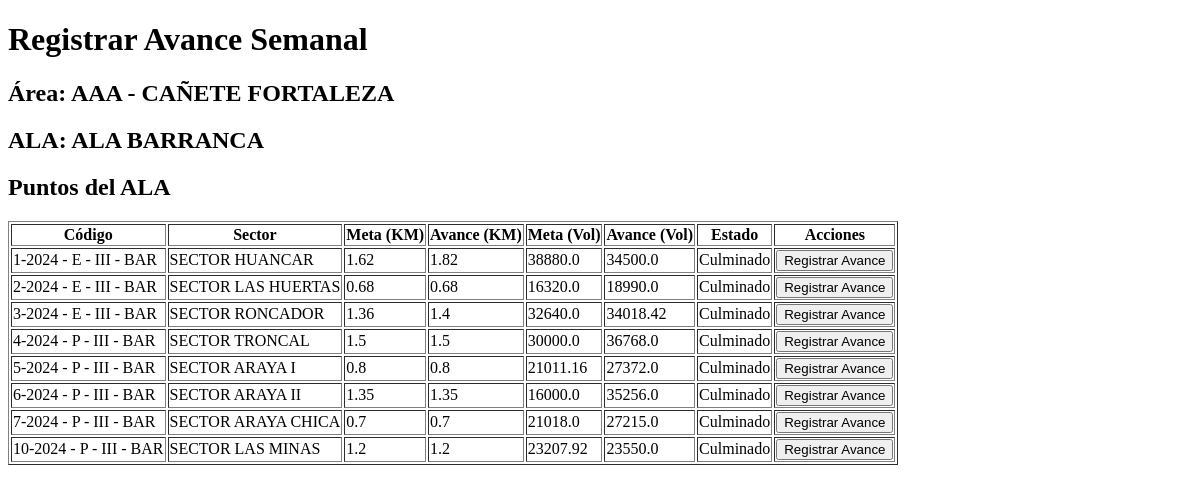
/registrar/ (signed in), run on the app's committed database.
### AvancesALA/models.py (models this page shows, shortened)
class Area(models.Model):
    des_aaa = models.CharField(max_length=255)

class Ala(models.Model):
    ala = models.CharField(max_length=255)
    id_aaa = models.ForeignKey(Area, on_delete=models.CASCADE)

class Punto(models.Model):
    cod = models.CharField(max_length=255)
    id_aaa = models.ForeignKey(Area, on_delete=models.CASCADE)
    id_ala = models.ForeignKey(Ala, on_delete=models.CASCADE)
    sector = models.CharField(max_length=50, default='por definir')
    meta_km= models.FloatField(default=0.0)
    meta_vol= models.FloatField(default=0.0)
    avance_km = models.FloatField(default=0.0)
    avance_vol = models.FloatField(default=0.0)
    estado = models.CharField(max_length=50, choices=[('Culminado', 'Culminado'), ('Ejecución', 'Ejecución'), ('Programado', 'Programado')], default='Programado')

### AvancesALA/views.py (the view)
# urls.py: path('registrar/', views.registrar_avance, name='registrar_avance'),
@login_required
def registrar_avance(request):
    user = request.user
    ala = user.ala
    area = ala.id_aaa if ala else None
    puntos = Punto.objects.filter(id_ala=ala) if ala else []
    if request.method == 'POST':
        form = RegAvanceForm(request.POST)
        if form.is_valid():
            reg_avance=form.save()
            punto=reg_avance.id_punto
            punto.avance_km=reg_avance.avance_km
            punto.avance_vol=reg_avance.avance_vol
            punto.estado=reg_avance.estado
            punto.save()
            return JsonResponse({'success':True})
        else:
            return JsonResponse({'success':False, 'errors': form.errors})
    else:
        form = RegAvanceForm()
    context = {
        'form': form,
        'area': area,
        'ala': ala,
        'puntos': puntos,
    }
    return render(request, 'registrar_avance.html', context)

### AvancesALA/templates/registrar_avance.html (shortened to what this page needs)
<!DOCTYPE html>
<html>
<head>
</head>
<body>
    <h1>Registrar Avance Semanal</h1>
    <h2>Área: {{ area.des_aaa }}</h2>
    <h2>ALA: {{ ala.ala }}</h2>
    <h2>Puntos del ALA</h2>
    <table border="1" id="puntos-table">
        <thead>
            <tr>
                <th>Código</th>
                <th>Sector</th>
                <th>Meta (KM)</th>
                <th>Avance (KM)</th>
                <th>Meta (Vol)</th>
                <th>Avance (Vol)</th>
                <th>Estado</th>
                <th>Acciones</th>
            </tr>
        </thead>
        <tbody>
            {% for punto in puntos %}
                <tr>
                    <td>{{ punto.cod }}</td>
                    <td>{{ punto.sector }}</td>
                    <td>{{ punto.meta_km }}</td>
                    <td>{{ punto.avance_km }}</td>
                    <td>{{ punto.meta_vol }}</td>
                    <td>{{ punto.avance_vol }}</td>
                    <td>{{ punto.estado }}</td>
                    <td><button class="registrar-avance" data-cod="{{ punto.cod }}" data-sector="{{ punto.sector }}" data-id="{{ punto.id }}">Registrar Avance</button></td>
                </tr>
            {% endfor %}
        </tbody>
    </table>
</body>
</html>

### data on the page
Area: des_aaa "AAA - CAÑETE FORTALEZA"
Ala: ala "ALA BARRANCA"
Punto: cod "1-2024 - E - III - BAR", sector "SECTOR HUANCAR", meta_km "1.62", avance_km "1.82", meta_vol "38880.0", avance_vol "34500.0", estado "Culminado"
Punto: cod "2-2024 - E - III - BAR", sector "SECTOR LAS HUERTAS", meta_km "0.68", avance_km "0.68", meta_vol "16320.0", avance_vol "18990.0", estado "Culminado"
Punto: cod "3-2024 - E - III - BAR", sector "SECTOR RONCADOR", meta_km "1.36", avance_km "1.4", meta_vol "32640.0", avance_vol "34018.42", estado "Culminado"
Punto: cod "4-2024 - P - III - BAR", sector "SECTOR TRONCAL", meta_km "1.5", avance_km "1.5", meta_vol "30000.0", avance_vol "36768.0", estado "Culminado"
Punto: cod "5-2024 - P - III - BAR", sector "SECTOR ARAYA I", meta_km "0.8", avance_km "0.8", meta_vol "21011.16", avance_vol "27372.0", estado "Culminado"
Punto: cod "6-2024 - P - III - BAR", sector "SECTOR ARAYA II", meta_km "1.35", avance_km "1.35", meta_vol "16000.0", avance_vol "35256.0", estado "Culminado"
Punto: cod "7-2024 - P - III - BAR", sector "SECTOR ARAYA CHICA", meta_km "0.7", avance_km "0.7", meta_vol "21018.0", avance_vol "27215.0", estado "Culminado"
Punto: cod "10-2024 - P - III - BAR", sector "SECTOR LAS MINAS", meta_km "1.2", avance_km "1.2", meta_vol "23207.92", avance_vol "23550.0", estado "Culminado"
